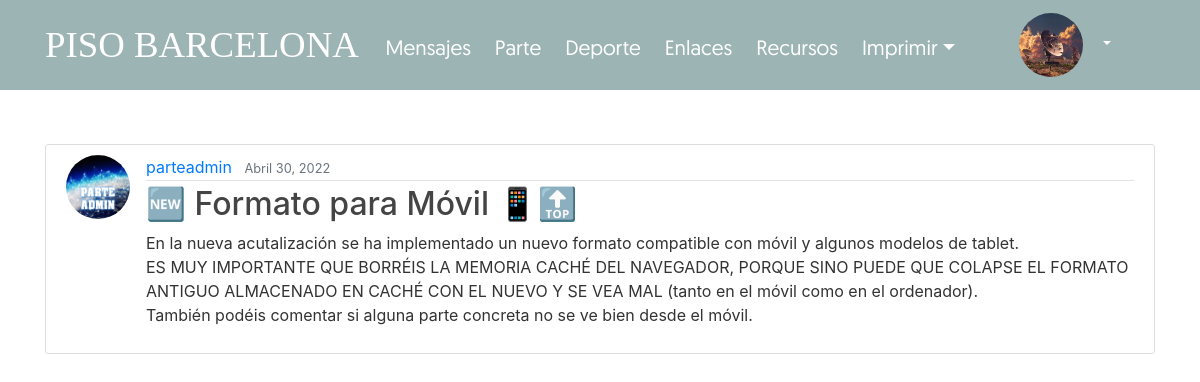
The page /post/24/ (signed in) on the database its author committed.
### users/models.py (models this page shows, shortened)
class Profile(models.Model):
    user = models.OneToOneField(User, on_delete=models.CASCADE)
    image = models.ImageField(default='default.jpg', upload_to='profile_pics')

### blog/models.py (models this page shows, shortened)
class Post(models.Model):
    title = models.CharField(max_length=100)
    content = models.TextField()
    date_posted = models.DateTimeField(default=timezone.now)
    author = models.ForeignKey(User, on_delete=models.CASCADE)

### blog/views.py (the view)
# urls.py: path('post/<int:pk>/', login_required(PostDetailView.as_view()), name='post-detail'),
class PostDetailView(DetailView):
    model = Post

### blog/templates/blog/post_detail.html (shortened to what this page needs)
{% extends "blog/base.html" %}
{% block content %}
  <article class="media content-section">
    <img class="rounded-circle article-img" src="{{ object.author.profile.image.url }}">
    <div class="media-body">
      <div class="article-metadata">
        <a class="mr-2" href="{% url 'user-posts' object.author.username %}">{{ object.author }}</a>
        <small class="text-muted">{{ object.date_posted|date:"F d, Y" }}</small>
      </div>
      <h2 class="article-title">{{ object.title }}</h2>
      <p class="article-content">{{ object.content }}</p>
    </div>
  </article>
{% endblock content %}

### blog/templates/blog/base.html (shortened to what this page needs)
{% load static %}
<!DOCTYPE html>
<html>
<head>
    <link rel="stylesheet" href="https://maxcdn.bootstrapcdn.com/bootstrap/4.0.0/css/bootstrap.min.css">
    <link rel="stylesheet" type="text/css" href="{% static 'blog/main.css' %}">
</head>
<body>
    <header class="site-header">
      <nav class="navbar navbar-expand-md navbar-dark bg-steel fixed-top">
        <div class="container">
          <a class="barcelonaheader" href="{% url 'blog-inicio' %}">PISO BARCELONA</a>
          <div class="collapse navbar-collapse" id="navbarToggle">
            <div class="navbar-nav">
                {% if user.is_authenticated %}
                  <a class="menuheader mr-4" href="{% url 'blog-home' %}">Mensajes</a>
                  <a class="menuheader mr-4" href="{% url 'blog-parte' %}">Parte</a>
                  <a class="menuheader mr-4" href="{% url 'blog-deporte' %}">Deporte</a>
                  <a class="menuheader mr-4" href="{% url 'blog-enlaces' %}">Enlaces</a>
                  <a class="menuheader mr-4" href="{% url 'blog-recursos' %}">Recursos</a>
                  <div class="dropdown">
                    <button type="button" class="mr-4 btn btn-secondary2 dropdown-toggle menuheader" data-toggle="dropdown" aria-haspopup="true" aria-expanded="false">Imprimir</button>
                  </div>
                  <div class="dropdown">
                    <button type="button" class="mr-4 btn btn-secondary dropdown-toggle" data-toggle="dropdown" aria-haspopup="true" aria-expanded="false"> <img class="rounded-circle article-img" src="{{ user.profile.image.url }}"></button>
                  </div>
                {% else %}
                  <a class="login mr-4" href="{% url 'login' %}">Iniciar Sesión</a>
                  <a class="login mr-4" href="{% url 'codigoseguridad' %}">Registrarse</a>
                {% endif %}
              </div>
            </div>
          </div>
        </nav>
      </header>
    <main role="main" class="container">
      {% block content %}{% endblock %}
    </main>
  </body>
  </html>

### blog/static/blog/main.css (style rules this page uses)
body { background: #F1F1F1; background: url(/media/background/back.png) no-repeat center center fixed; background-size: cover; color: #333333; padding-top: 18vh; }
h2, h3, h4, h5 { color: #444444; }
.bg-steel { background-color: #9CB4B3; opacity: 1; height: device-height/10; }
.btn-secondary { background-color: #9CB4B3; box-shadow: none; border: none; color: white; padding: 5px 20px; text-align: center; text-decoration: none; display: inline-block; }
.btn-secondary2 { margin-left: -20px; background-color: #9CB4B3; box-shadow: none; border: none; color: white; padding: 5px 20px; text-align: center; text-decoration: none; display: inline-block; }
.menuheader { color: #ffffff; font-size: 130%; font-family: 'fuente-header2'; padding-top: 3vh; display:inline-block; }
.barcelonaheader { color: #ffffff; font-family: 'fuente-titulo'; font-size: 230%; }
.dropdown { position: relative; display: inline-block; }
.content-section { background: #ffffff; padding: 10px 20px; border: 1px solid #dddddd; border-radius: 3px; margin-bottom: 20px; }
.article-title { color: #444444; }
.article-content { white-space: pre-line; }
.article-img { width: 4rem; aspect-ratio: 1; margin-right: 16px; }
.article-metadata { padding-bottom: 1px; margin-bottom: 4px; border-bottom: 1px solid #e3e3e3 }
*, *:before, *:after { margin: 0; padding: 0; box-sizing: border-box; }

### rows shown on the page
Post: author.profile.image (picture), author "parteadmin", date_posted "Abril 30, 2022", title "🆕 Formato para Móvil 📱🔝", content "En la nueva acutalización se ha implementado un nuevo formato compatible con móvil y algunos modelos de tablet. ES MUY IMPORTANTE QUE BORRÉIS LA MEMORIA CACHÉ DEL NAVEGADOR, PORQUE SINO PUEDE QUE COLAPSE EL FORMATO ANTIGUO ALMACENADO EN CACHÉ CON EL NUEVO Y SE VEA MAL (tanto en el móvil como en el ordenador). También podéis comentar si alguna parte concreta no se ve bien desde el móvil."
